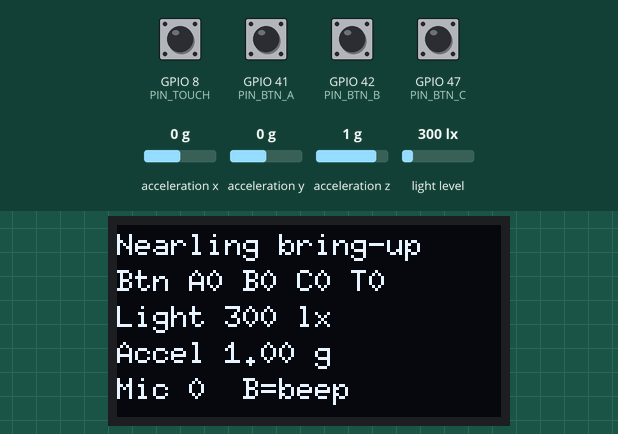
Simulated run of this program. Board: ESP32-S3. Shown: 128×64 one-colour display. Wiring (inferred from the names in the program): BH1750 light sensor at I2C address 0x23; MPU-6050 motion sensor at I2C address 0x68. The test bench sets the inputs (shaded band); at power-on: GPIO 41 (PIN_BTN_A), GPIO 42 (PIN_BTN_B), GPIO 47 (PIN_BTN_C) HIGH, GPIO 8 (PIN_TOUCH) LOW, acceleration x 0 g, acceleration y 0 g, acceleration z 1 g, light level 300 lx. I2S audio is not simulated (input reads silence); what the program prints to the serial monitor is not drawn.

Above: at 1.2 s.
1.3 s: acceleration x set to -1.4 g
At 2.0 s:
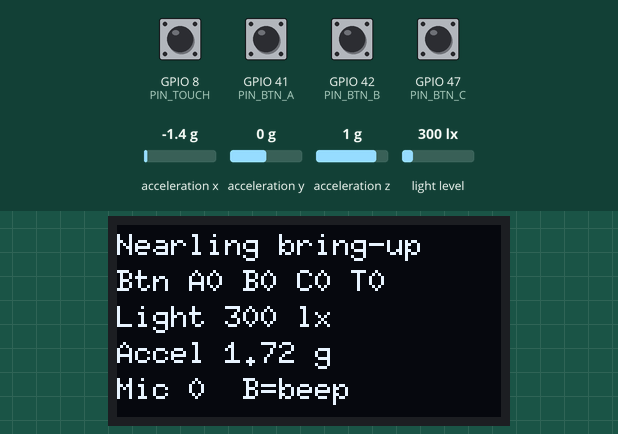
2.9 s: GPIO 8 (PIN_TOUCH) pulled HIGH for 1 s
At 3.9 s:
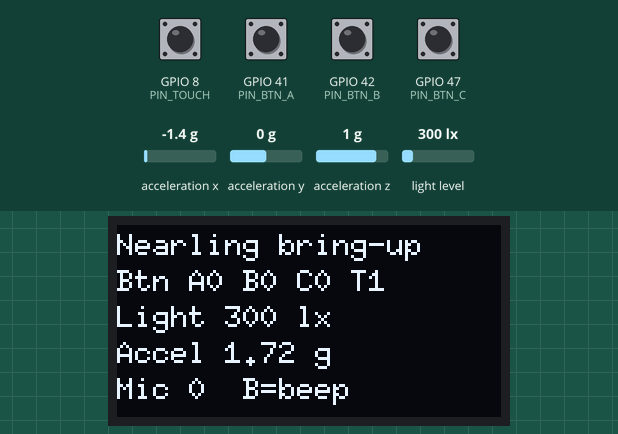
5.6 s: GPIO 41 (PIN_BTN_A) pulled LOW for 0.15 s
At 5.84 s:
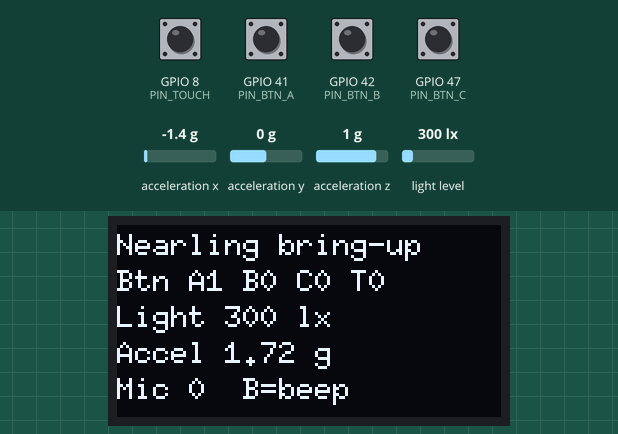
7.4 s: GPIO 42 (PIN_BTN_B) pulled LOW for 0.15 s
At 7.83 s:
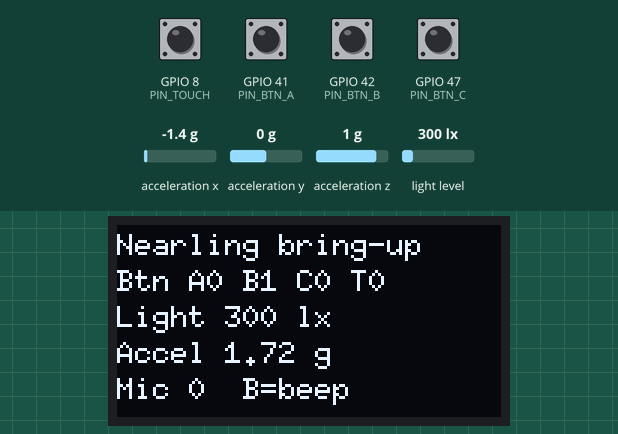
9.4 s: GPIO 47 (PIN_BTN_C) pulled LOW for 0.15 s
At 9.67 s:
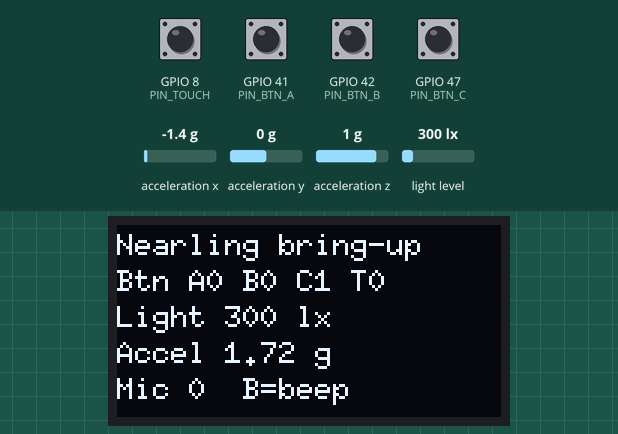
11.2 s: acceleration y set to -1.4 g
At 12.5 s:
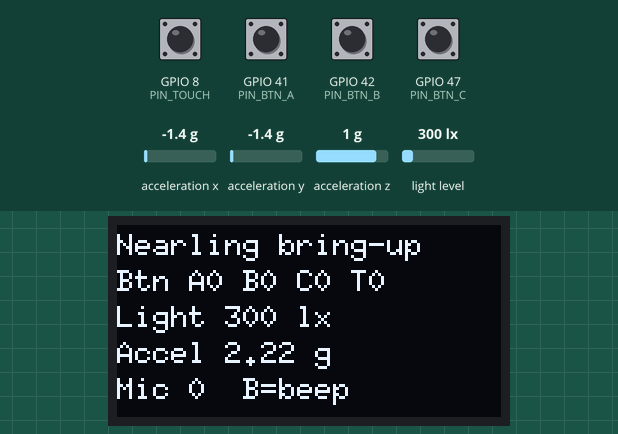
Timing chart, 0 to 13.9 s (numbered marks = the images above; inputs shaded):
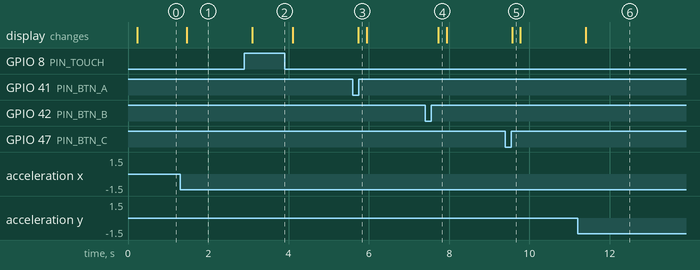

Measured:
- after the input at 1.3 s, the display: changes after 0.16 s (image 1)
- after the input at 2.9 s, the display: changes after 0.19 s (image 2)
- after the input at 5.6 s, the display: changes after 0.14 s (image 3)
- after the input at 7.4 s, the display: changes after 0.33 s (image 4)
- after the input at 9.4 s, the display: changes after 0.17 s (image 5)
- after the input at 11.2 s, the display: changes after 0.20 s (image 6)

The program:

main.cpp
```cpp
// OUTDATED: early OLED breadboard self-test. The device firmware is firmware/petto/petto.ino (see firmware/HARDWARE_HANDOFF.md).
// Nearling bench bring-up test. Shows every input live on the display and on serial.
// Button B plays a short beep. Modules that are not wired yet show as "--".
// Replace this file with the real firmware once the bench checks pass.
#include <Arduino.h>
#include <Wire.h>
#include <U8g2lib.h>
#include <driver/i2s.h>
#include "board_config.h"

static U8G2_SH1106_128X64_NONAME_F_HW_I2C oled(U8G2_R0, U8X8_PIN_NONE);
static bool hasMpu = false, hasBh = false, hasOled = false;

static bool i2cPresent(uint8_t addr) {
  Wire.beginTransmission(addr);
  return Wire.endTransmission() == 0;
}

static void i2cWrite(uint8_t addr, const uint8_t *data, size_t n) {
  Wire.beginTransmission(addr);
  Wire.write(data, n);
  Wire.endTransmission();
}

static void micBegin() {
  i2s_config_t cfg = {};
  cfg.mode = (i2s_mode_t)(I2S_MODE_MASTER | I2S_MODE_RX);
  cfg.sample_rate = MIC_SAMPLE_HZ;
  cfg.bits_per_sample = I2S_BITS_PER_SAMPLE_32BIT;
  cfg.channel_format = I2S_CHANNEL_FMT_ONLY_LEFT;
  cfg.communication_format = I2S_COMM_FORMAT_STAND_I2S;
  cfg.dma_buf_count = 4;
  cfg.dma_buf_len = 256;
  i2s_pin_config_t pins = {};
  pins.mck_io_num = I2S_PIN_NO_CHANGE;
  pins.bck_io_num = PIN_MIC_SCK;
  pins.ws_io_num = PIN_MIC_WS;
  pins.data_out_num = I2S_PIN_NO_CHANGE;
  pins.data_in_num = PIN_MIC_SD;
  i2s_driver_install(I2S_NUM_0, &cfg, 0, nullptr);
  i2s_set_pin(I2S_NUM_0, &pins);
}

static void ampBegin() {
  i2s_config_t cfg = {};
  cfg.mode = (i2s_mode_t)(I2S_MODE_MASTER | I2S_MODE_TX);
  cfg.sample_rate = MIC_SAMPLE_HZ;
  cfg.bits_per_sample = I2S_BITS_PER_SAMPLE_16BIT;
  cfg.channel_format = I2S_CHANNEL_FMT_RIGHT_LEFT;
  cfg.communication_format = I2S_COMM_FORMAT_STAND_I2S;
  cfg.dma_buf_count = 4;
  cfg.dma_buf_len = 256;
  cfg.tx_desc_auto_clear = true;
  i2s_pin_config_t pins = {};
  pins.mck_io_num = I2S_PIN_NO_CHANGE;
  pins.bck_io_num = PIN_AMP_BCLK;
  pins.ws_io_num = PIN_AMP_LRC;
  pins.data_out_num = PIN_AMP_DIN;
  pins.data_in_num = I2S_PIN_NO_CHANGE;
  i2s_driver_install(I2S_NUM_1, &cfg, 0, nullptr);
  i2s_set_pin(I2S_NUM_1, &pins);
}

// Peak level of the latest mic block, 0 to about 32767.
static int32_t micPeak() {
  static int32_t buf[256];
  size_t got = 0;
  i2s_read(I2S_NUM_0, buf, sizeof(buf), &got, pdMS_TO_TICKS(20));
  int32_t peak = 0;
  for (size_t i = 0; i < got / 4; i++) {
    int32_t s = abs(buf[i] >> 14);
    if (s > peak) peak = s;
  }
  return peak;
}

// Blocking 440 Hz beep, fine for a bench test only.
static void beep(int ms) {
  static int16_t buf[256 * 2];
  const float amp = 32767.0f * AMP_VOLUME_MAX;
  uint32_t total = (uint32_t)MIC_SAMPLE_HZ * ms / 1000, n = 0;
  while (n < total) {
    for (int i = 0; i < 256; i++, n++) {
      int16_t s = (int16_t)(amp * sinf(2.0f * PI * 440.0f * n / MIC_SAMPLE_HZ));
      buf[2 * i] = s;
      buf[2 * i + 1] = s;
    }
    size_t wrote = 0;
    i2s_write(I2S_NUM_1, buf, sizeof(buf), &wrote, portMAX_DELAY);
  }
  i2s_zero_dma_buffer(I2S_NUM_1);
}

static float readLux() {
  if (Wire.requestFrom((int)ADDR_BH1750, 2) != 2) return -1;
  uint16_t raw = (Wire.read() << 8) | Wire.read();
  return raw / 1.2f;
}

// Acceleration magnitude in g (about 1.0 at rest).
static float readAccelG() {
  const uint8_t reg = 0x3B;
  Wire.beginTransmission(ADDR_MPU6050);
  Wire.write(reg);
  Wire.endTransmission(false);
  if (Wire.requestFrom((int)ADDR_MPU6050, 6) != 6) return -1;
  float sum = 0;
  for (int i = 0; i < 3; i++) {
    int16_t v = (Wire.read() << 8) | Wire.read();
    float g = v / 16384.0f;
    sum += g * g;
  }
  return sqrtf(sum);
}

void setup() {
  Serial.begin(115200);
  pinMode(PIN_BTN_A, INPUT_PULLUP);
  pinMode(PIN_BTN_B, INPUT_PULLUP);
  pinMode(PIN_BTN_C, INPUT_PULLUP);
  pinMode(PIN_TOUCH, INPUT);
  Wire.begin(PIN_I2C_SDA, PIN_I2C_SCL, I2C_HZ);
  hasMpu = i2cPresent(ADDR_MPU6050);
  hasBh = i2cPresent(ADDR_BH1750);
  hasOled = i2cPresent(ADDR_OLED);
  if (hasOled) {
    oled.begin();
    oled.setFont(u8g2_font_6x10_tf);
  }
  if (hasMpu) {
    const uint8_t wake[] = {0x6B, 0x00};
    i2cWrite(ADDR_MPU6050, wake, 2);
  }
  if (hasBh) {
    const uint8_t mode[] = {0x10};  // continuous high resolution
    i2cWrite(ADDR_BH1750, mode, 1);
  }
  Serial.printf("I2C: OLED %s, MPU6050 %s, BH1750 %s\n", hasOled ? "found" : "missing", hasMpu ? "found" : "missing", hasBh ? "found" : "missing");

  micBegin();
  ampBegin();
}

void loop() {
  static uint32_t lastDraw = 0;
  static bool lastB = false;
  static int32_t peak = 0;

  int32_t p = micPeak();
  if (p > peak) peak = p;

  bool a = !digitalRead(PIN_BTN_A), b = !digitalRead(PIN_BTN_B), c = !digitalRead(PIN_BTN_C);
  bool touch = digitalRead(PIN_TOUCH);
  if (b && !lastB) beep(300);
  lastB = b;

  if (millis() - lastDraw < 200) return;
  lastDraw = millis();

  float lux = hasBh ? readLux() : -1;
  float g = hasMpu ? readAccelG() : -1;
  if (hasOled) {
    char line[24];
    oled.clearBuffer();
    oled.drawStr(0, 10, "Nearling bring-up");
    snprintf(line, sizeof(line), "Btn A%d B%d C%d T%d", a, b, c, touch);
    oled.drawStr(0, 22, line);
    if (lux < 0) snprintf(line, sizeof(line), "Light --");
    else snprintf(line, sizeof(line), "Light %.0f lx", lux);
    oled.drawStr(0, 34, line);
    if (g < 0) snprintf(line, sizeof(line), "Accel --");
    else snprintf(line, sizeof(line), "Accel %.2f g", g);
    oled.drawStr(0, 46, line);
    snprintf(line, sizeof(line), "Mic %ld  B=beep", (long)peak);
    oled.drawStr(0, 58, line);
    oled.sendBuffer();
  }
  Serial.printf("btn %d%d%d touch %d lux %.0f g %.2f mic %ld\n", a, b, c, touch, lux, g, (long)peak);
  peak = 0;
}
```

board_config.h
```cpp
// Nearling board configuration: every hardware setting lives here (Build Spec, hardware reference).
// Board: QQ "ESP32-S3-CAM" (ESP32-S3-WROOM-1 N16R8, Freenove-style layout). Camera disconnected.
// [VERIFY] each pin against the received unit before wiring. See docs/hardware/wiring.md.
#pragma once

// Bench setup: the board sits off the breadboard and every pin is reached with a
// female-to-male jumper (socket on the ESP32 pin), so both pin rows are usable.

// ---- Reserved: never assign ----
// GPIO 35, 36, 37   octal PSRAM (N16R8)
// GPIO 19, 20       USB D-/D+ (USB-OTG port)
// GPIO 43, 44       UART0 TX/RX (USB-UART port, serial log)
// GPIO 0, 3, 45, 46 strapping pins
// GPIO 48           onboard RGB LED on most boards of this layout [VERIFY]
// GPIO 38, 39, 40   microSD slot (unused, left free)

// ---- Display: 1.3" OLED 128x64, I2C (VCC, GND, SCK, SDA), shares the sensor bus ----
// The part received is this OLED, not the ST7789 240x240 TFT on the shopping list.
// Driver SH1106 (usual for 1.3"); if the picture is shifted or garbled, try SSD1306.
#define DISPLAY_OLED_SH1106 1
#define OLED_WIDTH    128
#define OLED_HEIGHT    64
#define ADDR_OLED    0x3C

// ---- Microphone: INMP441, I2S port 0 (RX) ----
// L/R pin to GND = left channel.
#define PIN_MIC_SCK     4
#define PIN_MIC_WS      5
#define PIN_MIC_SD      6
#define MIC_SAMPLE_HZ  16000
#define MIC_MAX_SECONDS   10

// ---- Amplifier: MAX98357, I2S port 1 (TX) ----
// VIN from 3V3, GAIN tied to VIN (6 dB, lowest without a resistor).
#define PIN_AMP_BCLK   15
#define PIN_AMP_LRC    16
#define PIN_AMP_DIN     7
#define AMP_VOLUME_MAX  0.25f  // software cap; raise only after a bench test (speaker 0.4 W peak)

// ---- I2C: OLED (0x3C) + MPU6050 (0x68) + BH1750 (0x23) on one bus ----
#define PIN_I2C_SDA     1
#define PIN_I2C_SCL     2
#define I2C_HZ      400000
#define ADDR_MPU6050  0x68
#define ADDR_BH1750   0x23

// ---- Inputs ----
// Buttons wire GPIO to GND, INPUT_PULLUP, active low.
#define PIN_BTN_A      41   // left / back
#define PIN_BTN_B      42   // select, hold-to-talk, hold-to-approve, lane switch
#define PIN_BTN_C      47   // right / menu
#define PIN_TOUCH       8   // TTP223 OUT, active high (default jumpers)
#define BTN_DEBOUNCE_MS   25
#define BTN_HOLD_MS      600
#define APPROVE_HOLD_MS 2000
```
